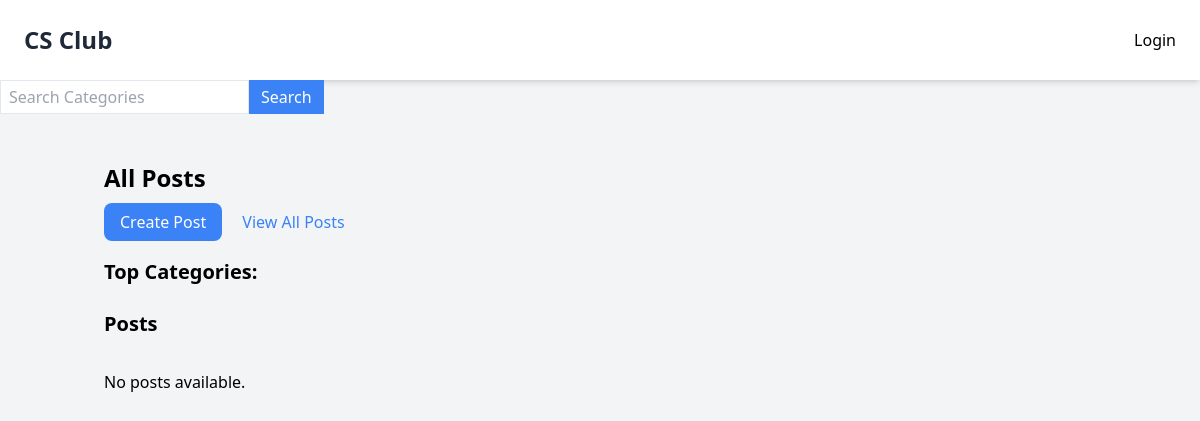
/posts/, run on an earlier commit of the app's database.
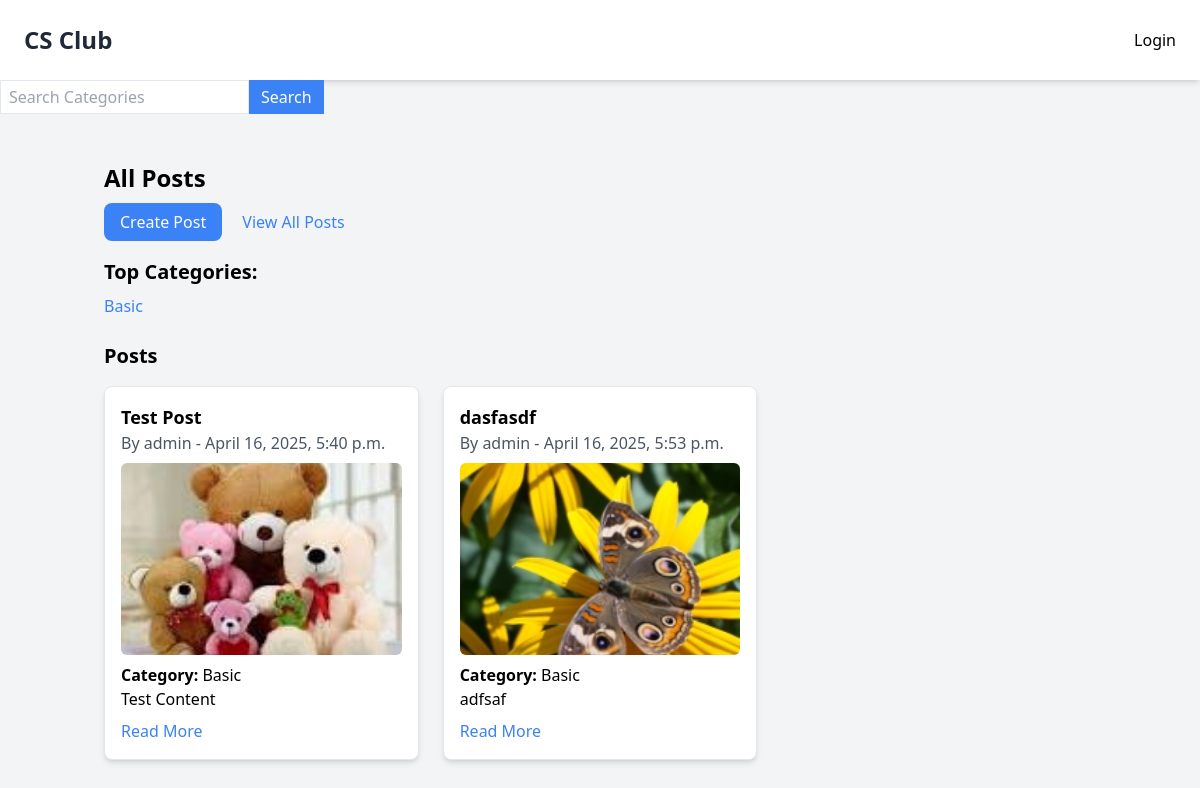
And on a later commit of the database.
### blog/models.py (models this page shows, shortened)
class Category(models.Model):
    name = models.CharField(max_length=100, unique=True)

class Post(models.Model):
    title = models.CharField(max_length=255)
    content = models.TextField()
    author = models.ForeignKey(User, on_delete=models.CASCADE)
    created_at = models.DateTimeField(auto_now_add=True)
    category = models.ForeignKey('Category', on_delete=models.CASCADE)
    image = models.ImageField(upload_to='post_images/', blank=True, null=True)
    likes = models.ManyToManyField(User, related_name='liked_posts', blank=True)

### blog/views.py (the view)
# urls.py: path('posts/', posts, name='posts'),
def posts(request):
    category_id = request.GET.get('category')
    posts = Post.objects.all()
    if category_id:
        posts = posts.filter(category_id=category_id)
    categories = Category.objects.all()
    return render(request, 'blog/posts.html', {'posts': posts, 'categories': categories})

### blog/templates/blog/posts.html
{% extends 'blog/base.html' %}
{% block content %}
    <h1 class="text-2xl font-bold mb-4">All Posts</h1>
    <a href="{% url 'create_post' %}" class="bg-blue-500 text-white px-4 py-2 rounded-lg hover:bg-blue-600">Create Post</a>
    <a href="{% url 'posts' %}" class="ml-4 text-blue-500 hover:underline">View All Posts</a>
    <div class="mt-6">
        <strong class="text-xl">Top Categories:</strong>
        <ul class="mt-2">
            {% for category in categories|slice:":3" %}
                <li><a href="?category={{ category.id }}" class="text-blue-500 hover:underline">{{ category.name }}</a></li>
            {% endfor %}
        </ul>
    </div>
    <h2 class="text-xl font-semibold mt-6">Posts</h2>
    <div class="mt-4 grid grid-cols-1 md:grid-cols-2 lg:grid-cols-3 gap-6">
        {% for post in posts %}
            <div class="bg-white p-4 border rounded-lg shadow-md">
                <h3 class="text-lg font-semibold">{{ post.title }}</h3>
                <p class="text-gray-600">By {{ post.author.username }} - {{ post.created_at }}</p>
                {% if post.image %}
                    <img src="{{ post.image.url }}" alt="{{ post.title }}" class="w-full h-48 object-cover rounded-md mt-2">
                {% endif %}
                <p class="mt-2"><strong>Category:</strong> {{ post.category.name }}</p>
                <p>{{ post.content|truncatewords:30 }}</p>
                <a href="{% url 'post_detail' post.id %}" class="text-blue-500 hover:text-blue-700 mt-2 inline-block">Read More</a>
            </div>
        {% empty %}
            <p class="mt-4">No posts available.</p>
        {% endfor %}
    </div>
{% endblock %}

### blog/templates/blog/base.html (shortened to what this page needs)
<!DOCTYPE html>
<html lang="en">
<head>
    <script src="https://cdn.tailwindcss.com"></script>
</head>
<body class="bg-gray-100">
    <nav class="py-6 px-6 flex justify-between items-center bg-white shadow-md">
        <a href="/" class="text-2xl font-semibold text-gray-800">CS Club</a>
        <div class="space-x-4">
            {% if user.is_authenticated %}
                <a href="{% url 'logout' %}">Logout</a>
            {% else %}
                <a href="{% url 'login' %}">Login</a>
{% endif %}
        </div>
    </nav>
    <form action="{% url 'category_search' %}" method="GET" class="flex">
        <input type="text" name="q" placeholder="Search Categories" class="border px-2 py-1">
        <button type="submit" class="bg-blue-500 text-white px-3 py-1">Search</button>
    </form>
    <div class="container mx-auto mt-8 p-4">
        {% block content %}
        {% endblock %}
    </div>
</body>
</html>

What changed in the data, as far as the page shows it:
added Category: name "Basic"
added Post: title "Test Post", author.username "admin", created_at "April 16, 2025, 5:40 p.m.", image (picture), category.name "Basic", content "Test Content"
added Post: title "dasfasdf", author.username "admin", created_at "April 16, 2025, 5:53 p.m.", image (picture), category.name "Basic", content "adfsaf"
Also different on the page:
text no longer shown: "No posts available."
